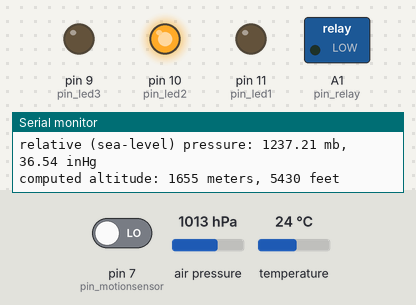
Bench run of a sketch on a simulated Arduino Uno, built with avr-gcc and run on an emulated ATmega328P. On the bench: switched loads named in the sketch (green lamp = pin HIGH), output pins drawn as LEDs (lit = HIGH), the last lines printed to the serial monitor. The inputs (shaded band) are chosen by the test bench; at power-on: temperature 24 °C, pin 7 (pin_motionsensor) LOW, air pressure 1013 hPa.

Above: at 6.0 s.
6.1 s: temperature set to 22.7 °C
16.7 s: temperature set to 21.5 °C
At 27.0 s:
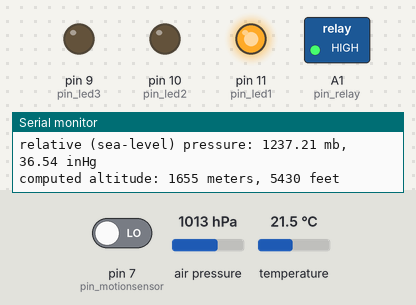
27.3 s: temperature set to 28 °C
At 37.3 s:
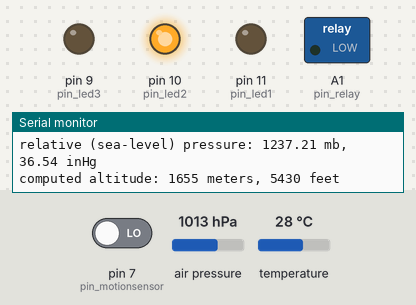
37.6 s: temperature set to 12 °C
At 47.6 s:
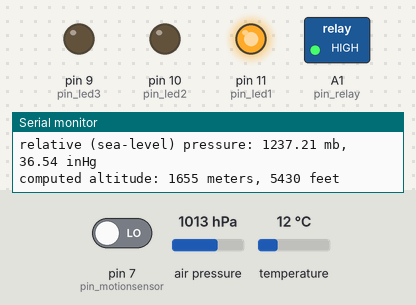
Timing chart, 0 to 49.0 s (numbered marks = the images above; inputs shaded):
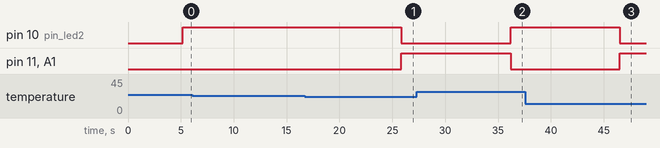

Measured:
- the behaviour switches between 22.4 and 22.3 °C on temperature (found by bisection; images 0 and 1)
- after the input at 16.7 s, pin 10 (pin_led2): HIGH → LOW after 9.2 s; pin 11 (pin_led1), A1 (pin_relay): LOW → HIGH after 9.2 s
- after the input at 27.3 s, pin 10 (pin_led2): LOW → HIGH after 8.9 s; pin 11 (pin_led1), A1 (pin_relay): HIGH → LOW after 8.9 s
- after the input at 37.6 s, pin 10 (pin_led2): HIGH → LOW after 8.9 s; pin 11 (pin_led1), A1 (pin_relay): LOW → HIGH after 8.9 s

The sketch:

sketch_apr09a.ino
```cpp
// Your sketch must #include this library, and the Wire library.
// (Wire is a standard library included with Arduino.):

#include <SFE_BMP180.h>
#include <Wire.h>

// You will need to create an SFE_BMP180 object, here called "pressure":

SFE_BMP180 pressure;

#define ALTITUDE 1655.0 // Altitude of SparkFun's HQ in Boulder, CO. in meters

int pin_led1 = 11;
int pin_led2 = 10;
int pin_led3 = 9;
int pin_relay = A1;
int pin_motionsensor = 7;
int pin_motionsensor_state = 0;
int pin_relay_lifetime = 0;
int loop_interval_ms = 5000;
double temp_state = 0;
double temp_target = 22.2; // celcius
double temp_target_min = 12.77; // celcius
int temp_target_motion_lifetime_sec = 3600; // target temp when motion sensed
int temp_target_min_lifetime_sec = 300; // minimum temp

void setup()
{
  // init pins
  pinMode(pin_motionsensor, INPUT);
  pinMode(pin_relay, OUTPUT);
  pinMode(pin_led1, OUTPUT);
  pinMode(pin_led2, OUTPUT);
  pinMode(pin_led3, OUTPUT);

  //
  Serial.begin(9600);
  Serial.println("REBOOT");

  // Initialize the sensor (it is important to get calibration values stored on the device).

  if (pressure.begin())
    Serial.println("BMP180 init success");
  else
  {
    // Oops, something went wrong, this is usually a connection problem,
    // see the comments at the top of this sketch for the proper connections.

    Serial.println("BMP180 init fail\n\n");
    while(1); // Pause forever.
  }
}

void color_led(int state)
{
  digitalWrite(pin_led1, state == 1 || state == 3);
  digitalWrite(pin_led2, state == 0 || state == 3);
}

void thermostat_loop()
{
  int temp_below = 0;

  double temp_error_margin = 0.1;

  if(temp_target >= temp_state - temp_error_margin)
  {
    temp_below = 1;
  }

  // set relay switch to close
  if(pin_relay_lifetime > 0)
  {
    digitalWrite(pin_relay, temp_below);
    color_led(temp_below);

    pin_relay_lifetime--;
    if(pin_relay_lifetime == 0)
    {
      digitalWrite(pin_relay, 0);
      color_led(0);
    }
  }

  // read from motion sensor
  pin_motionsensor_state = digitalRead(pin_motionsensor);

  if(pin_motionsensor_state)
  {
    // motion detected, set target temperature
    pin_relay_lifetime = temp_target_motion_lifetime_sec / (loop_interval_ms / 1000);
  }

  if(temp_state < temp_target_min)
  {
    pin_relay_lifetime = temp_target_min_lifetime_sec;
  }
}

void loop()
{
  char status;
  double T,P,p0,a;

  thermostat_loop();

  // Loop here getting pressure readings every 10 seconds.

  // If you want sea-level-compensated pressure, as used in weather reports,
  // you will need to know the altitude at which your measurements are taken.
  // We're using a constant called ALTITUDE in this sketch:

  Serial.println();
  Serial.print("provided altitude: ");
  Serial.print(ALTITUDE,0);
  Serial.print(" meters, ");
  Serial.print(ALTITUDE*3.28084,0);
  Serial.println(" feet");

  // If you want to measure altitude, and not pressure, you will instead need
  // to provide a known baseline pressure. This is shown at the end of the sketch.

  // You must first get a temperature measurement to perform a pressure reading.

  // Start a temperature measurement:
  // If request is successful, the number of ms to wait is returned.
  // If request is unsuccessful, 0 is returned.

  status = pressure.startTemperature();
  if (status != 0)
  {
    // Wait for the measurement to complete:
    delay(status);

    // Retrieve the completed temperature measurement:
    // Note that the measurement is stored in the variable T.
    // Function returns 1 if successful, 0 if failure.

    status = pressure.getTemperature(T);
    if (status != 0)
    {
      temp_state = T;

      // Print out the measurement:
      Serial.print("temperature: ");
      Serial.print(T,2);
      Serial.print(" deg C, ");
      Serial.print((9.0/5.0)*T+32.0,2);
      Serial.println(" deg F");

      // Start a pressure measurement:
      // The parameter is the oversampling setting, from 0 to 3 (highest res, longest wait).
      // If request is successful, the number of ms to wait is returned.
      // If request is unsuccessful, 0 is returned.

      status = pressure.startPressure(3);
      if (status != 0)
      {
        // Wait for the measurement to complete:
        delay(status);

        // Retrieve the completed pressure measurement:
        // Note that the measurement is stored in the variable P.
        // Note also that the function requires the previous temperature measurement (T).
        // (If temperature is stable, you can do one temperature measurement for a number of pressure measurements.)
        // Function returns 1 if successful, 0 if failure.

        status = pressure.getPressure(P,T);
        if (status != 0)
        {
          // Print out the measurement:
          Serial.print("absolute pressure: ");
          Serial.print(P,2);
          Serial.print(" mb, ");
          Serial.print(P*0.0295333727,2);
          Serial.println(" inHg");

          // The pressure sensor returns abolute pressure, which varies with altitude.
          // To remove the effects of altitude, use the sealevel function and your current altitude.
          // This number is commonly used in weather reports.
          // Parameters: P = absolute pressure in mb, ALTITUDE = current altitude in m.
          // Result: p0 = sea-level compensated pressure in mb

          p0 = pressure.sealevel(P,ALTITUDE); // we're at 1655 meters (Boulder, CO)
          Serial.print("relative (sea-level) pressure: ");
          Serial.print(p0,2);
          Serial.print(" mb, ");
          Serial.print(p0*0.0295333727,2);
          Serial.println(" inHg");

          // On the other hand, if you want to determine your altitude from the pressure reading,
          // use the altitude function along with a baseline pressure (sea-level or other).
          // Parameters: P = absolute pressure in mb, p0 = baseline pressure in mb.
          // Result: a = altitude in m.

          a = pressure.altitude(P,p0);
          Serial.print("computed altitude: ");
          Serial.print(a,0);
          Serial.print(" meters, ");
          Serial.print(a*3.28084,0);
          Serial.println(" feet");
        }
        else Serial.println("error retrieving pressure measurement\n");
      }
      else Serial.println("error starting pressure measurement\n");
    }
    else Serial.println("error retrieving temperature measurement\n");
  }
  else Serial.println("error starting temperature measurement\n");

  delay(loop_interval_ms);  // Pause for 5 seconds.
}
```
